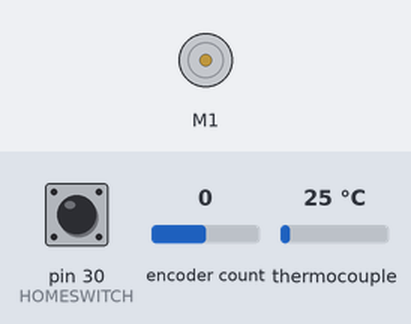
Bench run of a sketch on a simulated Arduino Mega 2560, built with avr-gcc and run on an emulated ATmega2560. On the bench: DC motor (green arrow = forward, orange = backward, longer = faster). The inputs (shaded band) are chosen by the test bench; at power-on: pin 30 (HOMESWITCH) HIGH, encoder count 0, thermocouple 25 °C.

Above: at 0.1 s.
At 5.1 s:
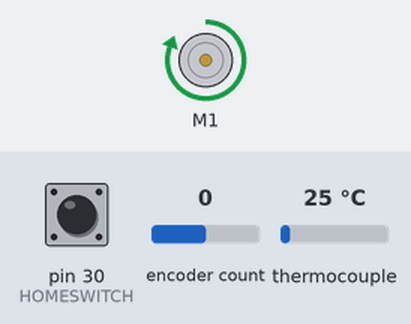
Timing chart, 0 to 6.6 s (numbered marks = the images above):
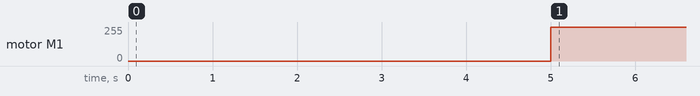

Measured:
- by itself, motor M1: stopped → forward 255/255 at 5.0 s

The sketch:

GrNCh_Master_Fork_Apr_5.ino
```cpp
//Team Grill n Chill Firmware
//Major contributions to firmware are credited to Son A. and Steadfast D.
//Bluetooth components are credited to Ma A. and Nguyen J.

//Libraries
#include "max6675.h"
#include "DualMC33926MotorShield.h"
#include <Encoder.h>

//Pin Definitions
int ENC_A = 2;
int ENC_B = 3;
int BUZZ = 6; //PWM pin for buzzer
int ESTOP = 21; //Estop Switch, rigged to HW interrupt
int pSCK = 23; //Serial Clock
int pMISO = 25; //Slave out
int PROBE_0 = 26; //Ambient Probe Chip Select
int PROBE_1 = 27; //Meat Probe Chip Select
int PROBE_2 = 28; //System Probe Chip Select
int HOMESWITCH = 30;

//Component Declarations
DualMC33926MotorShield md;
Encoder motorEnc(ENC_A,ENC_B);
MAX6675 ambProbe(pSCK, PROBE_0, pMISO);
MAX6675 metProbe(pSCK, PROBE_1, pMISO);
MAX6675 sysProbe(pSCK, PROBE_2, pMISO);

//Logic Variables
const int GLOBAL_ERROR_LIMIT = 15;
int GLOBAL_ERROR_COUNT = 0;

int mSpeed = 400;
const short rotF = -11972; //needs to be negative because it works better than trying to use the abs() function.
int switchVal;
bool isHome = false;
unsigned long previousMillis = 0;
unsigned long previousTempMillis = 0;
unsigned long previousFlipMillis = 0;
unsigned long tempInterval = 5000;
unsigned long flipInterval = 5000;
double ambTemp;

void setup()
{
  Serial.begin(9600);
  pinMode(ESTOP, INPUT_PULLUP);
  pinMode(HOMESWITCH, INPUT_PULLUP);
  motorEnc.write(0);
  md.init();
  rotHome();
}

void loop()
{
  unsigned long currentMillis = millis();

  //Serial.println(currentMillis); //Debug print.

  if ((currentMillis - previousTempMillis) >= tempInterval) //Time to update temperatures.
  {
    //Serial.println("In if statement"); //Debug print.
    ambTemp = getTemp(ambProbe);
    //Serial.println(ambTemp); //Debug print.
    previousTempMillis = currentMillis;
  }

  if ((currentMillis - previousFlipMillis) >= flipInterval) //Time to flip. Logic heavily pending.
  {
    //Serial.print("The value of isHome = "); //Debug print.
    //Serial.println(isHome);

    if (isHome)
    {
      rotBasket();
      previousFlipMillis = currentMillis;
    }
    else
    {
      rotHome();
      previousFlipMillis = currentMillis;
    }
  }

  if (GLOBAL_ERROR_COUNT >= GLOBAL_ERROR_LIMIT)
  {
    stopIfFault();
  }
}

double getTemp(MAX6675 probe)
{
  double temp = probe.readFarenheit();

  if (temp < 0)//MAX6675 tends to skew to here if there is a connection error.
  {
    GLOBAL_ERROR_COUNT++;
  }

  return temp;
}

void rotHome()
{
  //Serial.println("Enter rotHome"); //Debug print.
  bool homeSwVal = digitalRead(HOMESWITCH);
  while (!homeSwVal)
  {
    md.setM1Speed(-mSpeed);
    homeSwVal = digitalRead(HOMESWITCH);
  }
  md.setM1Speed(0);
  //Serial.println("Exit rotHome"); //Debug print.
  isHome = true;
  return;
}

void rotBasket()
{
  /*Define a new long to contain the motor encoder's current value.
    While the encoders value is less than that of our rot limit, drive motor.
    Else, stop motor, set isHome to false, reset enc value, and then return.
  */
  long newEncVal = motorEnc.read();
  //Serial.println("rotBasket function called"); //Debug print.
  while (newEncVal > rotF)//while  not turned 180 degrees
  {
    //Motor Driving Code
    md.setM1Speed(mSpeed);
    newEncVal = motorEnc.read();//Grab new value
    //Serial.println(newEncVal);//Debug print.
  }
  //Motor Stopping code
  md.setM1Speed(0);
  motorEnc.write(0);
  isHome = false;
  return;
}

//Motor Fault Code
void stopIfFault()
{
  if (md.getFault())
  {
    Serial.println("fault");
    while(1);
  }
}
```
